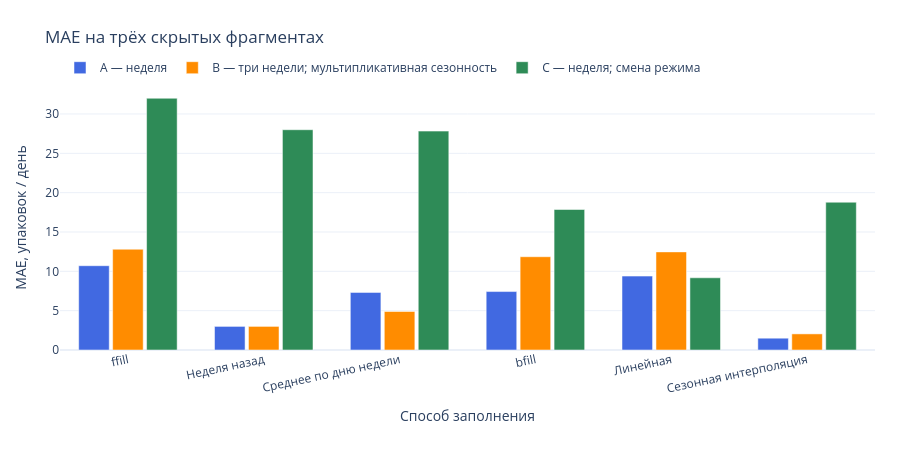

Notebook code for this chart:
### Code cell
fig = go.Figure()
for gap_name, color in zip(INTERNAL_GAPS, ["royalblue", "darkorange", "seagreen"]):
    fig.add_trace(
        go.Bar(
            x=gap_scores.index,
            y=gap_scores[gap_name],
            name=gap_name,
            marker_color=color,
        )
    )

fig.update_layout(
    template="plotly_white",
    title="MAE на трёх скрытых фрагментах",
    barmode="group",
    bargap=0.25,
    bargroupgap=0.10,
    height=460,
    margin=dict(l=60, r=25, t=85, b=110),
    legend=dict(orientation="h", y=1.12),
)
fig.update_xaxes(title_text="Способ заполнения", tickangle=-12)
fig.update_yaxes(title_text="MAE, упаковок / день")
fig.show()

### Figure 1 — Plotly figure (JSON) as saved in the notebook; plotly's stock layout.template omitted (floating-point values rounded to 4 significant figures)
{"data": [{"marker": {"color": "royalblue"}, "name": "A — неделя", "type": "bar", "x": ["ffill", "Неделя назад", "Среднее по дню недели", "bfill", "Линейная", "Сезонная интерполяция"], "y": [10.71, 3.0, 7.321, 7.429, 9.393, 1.5]}, {"marker": {"color": "darkorange"}, "name": "B — три недели; мультипликативная сезонность", "type": "bar", "x": ["ffill", "Неделя назад", "Среднее по дню недели", "bfill", "Линейная", "Сезонная интерполяция"], "y": [12.81, 3.0, 4.897, 11.86, 12.47, 2.048]}, {"marker": {"color": "seagreen"}, "name": "C — неделя; смена режима", "type": "bar", "x": ["ffill", "Неделя назад", "Среднее по дню недели", "bfill", "Линейная", "Сезонная интерполяция"], "y": [32.0, 28.0, 27.82, 17.86, 9.179, 18.79]}], "layout": {"bargap": 0.25, "bargroupgap": 0.1, "barmode": "group", "height": 460, "legend": {"orientation": "h", "y": 1.12}, "margin": {"b": 110, "l": 60, "r": 25, "t": 85}, "title": {"text": "MAE на трёх скрытых фрагментах"}, "xaxis": {"tickangle": -12, "title": {"text": "Способ заполнения"}}, "yaxis": {"title": {"text": "MAE, упаковок / день"}}}}
